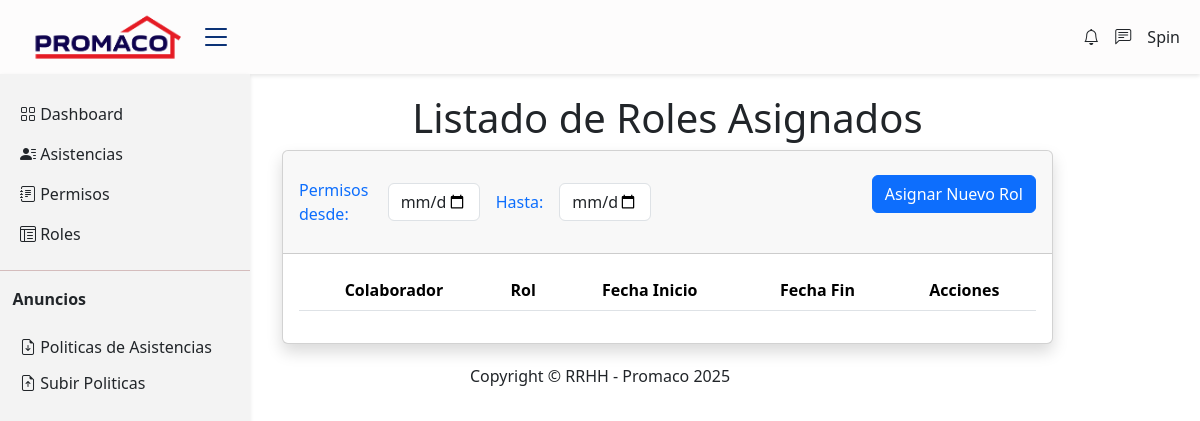
The app's page /roles/roles-asignados/ (signed in), older data.
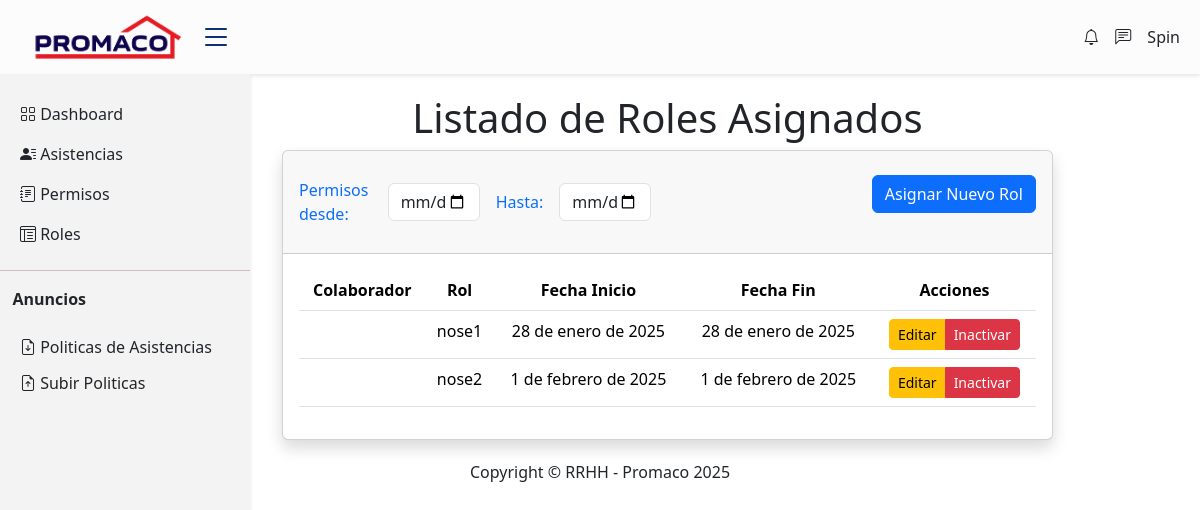
The same page, newer data.
### Apps/roles/models.py (models this page shows, shortened)
class RolAsignado(models.Model):
    colaborador = models.ForeignKey(
        Colaboradores, on_delete=models.CASCADE, related_name='roles_asignados')
    rol = models.ForeignKey(
        Rol, on_delete=models.CASCADE, related_name='colaboradores_asignados'
    )  # Relación con el rol
    fecha_inicio = models.DateField()  # Fecha de inicio del rol
    fecha_fin = models.DateField()  # Fecha de fin del rol
    estado = models.CharField(
        max_length=8,
        choices=[('ACTIVO', 'ACTIVO'), ('INACTIVO', 'INACTIVO')],
        default='ACTIVO'
    )  # Control de estado
    creado_por = models.CharField(
        max_length=100, default='SISTEMA')  # Quién creó el registro
    modificado_por = models.CharField(
        max_length=100, null=True, blank=True)  # Última modificación
    fecha_creacion = models.DateTimeField(
        auto_now_add=True)  # Fecha de creación
    fecha_modificacion = models.DateTimeField(
        auto_now=True)  # Última actualización
    class Meta:
        unique_together = ('colaborador', 'rol',
                           'fecha_inicio')  # Evita duplicados
        db_table = 'roles_asignados'

class Rol(models.Model):
    nombre = models.CharField(max_length=100, unique=True)  # Nombre del rol
    descripcion = models.TextField(
        null=True, blank=True)  # Descripción opcional
    hora_inicio_semana = models.TimeField()  # Horario de lunes a viernes (inicio)
    hora_fin_semana = models.TimeField()  # Horario de lunes a viernes (fin)
    hora_inicio_sabado = models.TimeField(
        null=True, blank=True)  # Horario del sábado (opcional)
    hora_fin_sabado = models.TimeField(
        null=True, blank=True)  # Horario del sábado (opcional)
    hora_inicio_domingo = models.TimeField(
        null=True, blank=True)  # Horario del domingo (opcional)
    hora_fin_domingo = models.TimeField(
        null=True, blank=True)  # Horario del domingo (opcional)
    estado = models.CharField(
        max_length=8,
        choices=[('ACTIVO', 'ACTIVO'), ('INACTIVO', 'INACTIVO')],
        default='ACTIVO'
    )  # Control de estado
    creado_por = models.CharField(
        max_length=100, default='SISTEMA')  # Quién creó el registro
    modificado_por = models.CharField(
        max_length=100, null=True, blank=True)  # Última modificación
    fecha_creacion = models.DateTimeField(auto_now_add=True)  # Creado en
    fecha_actualizacion = models.DateTimeField(
        auto_now=True)  # Última actualización
    class Meta:
        db_table = 'roles'

### Apps/roles/views.py (the view)
# urls.py: path('roles-asignados/', views.rolasignado_list, name='rolasignado_list'),
@login_required
def rolasignado_list(request):
    try:
        roles_sinAsignar = Rol.objects.filter(estado='ACTIVO')
        colaboradores = Colaboradores.objects.all()
        roles_asignados = RolAsignado.objects.filter(estado='ACTIVO')
    except Exception as e:
        logger.exception("Error al obtener datos para roles asignados")
        messages.error(
            request, "Error al obtener la lista de roles asignados.")
        return redirect('rol_list')
    return render(request, 'rolasignado_crud.html', {
        'roles_asignados': roles_asignados,
        'colaboradores': colaboradores,
        'roles': roles_sinAsignar,
    })

### Apps/roles/templates/rolasignado_crud.html (shortened to what this page needs)
{% extends 'base.html' %} {% load static %} {% block content %}
<link
  href="https://cdn.jsdelivr.net/npm/bootstrap@5.3.3/dist/css/bootstrap.min.css"
  rel="stylesheet"
/>
<div id="wrapper">
  <div id="content-wrapper" class="d-flex flex-column">
    <div id="content">
      <div class="container-fluid">
        <div class="align-items-center">
          <h1 class="text-gray-800 text-center font-weight-bold">
            Listado de Roles Asignados
          </h1>
        </div>
        <div class="card shadow mb-12">
          <div class="card-header py-3">
            <div class="d-flex align-items-center justify-content-between">
              <div class="col-md-6 d-flex align-items-center">
                <label for="" class="m-0 font-weight-bold text-primary">
                  Permisos desde:
                </label>
                <input type="date" class="m-3 form-control w-25" />
                <label for="" class="m-0 font-weight-bold text-primary">
                  Hasta:
                </label>
                <input type="date" class="m-3 form-control w-25" />
              </div>
              <div class="btn-group ms-auto" role="group">
                <div class="d-flex justify-content-end mb-3">
                  <button
                    class="btn btn-primary"
                    data-bs-toggle="modal"
                    data-bs-target="#createRolAsignadoModal"
                  >
                    Asignar Nuevo Rol
                  </button>
                </div>
              </div>
            </div>
          </div>
          <div class="card-body">
            <div class="table-responsive">
              <table
                class="table datatable text-center"
                id="dataTable"
                cellspacing="0"
              >
                <thead class="text-center">
                  <tr class="table-tr">
                    <th>Colaborador</th>
                    <th>Rol</th>
                    <th>Fecha Inicio</th>
                    <th>Fecha Fin</th>
                    <th>Acciones</th>
                  </tr>
                </thead>
                <tbody>
                  {% for ra in roles_asignados %}
                  <tr>
                    <td>{{ ra.colaborador.nombrecolaborador }}</td>
                    <td>{{ ra.rol.nombre }}</td>
                    <td>{{ ra.fecha_inicio }}</td>
                    <td>{{ ra.fecha_fin }}</td>
                    <td>
                      <div class="btn-group">
                        <button
                          class="btn btn-warning btn-sm"
                          data-bs-toggle="modal"
                          data-bs-target="#updateRolAsignadoModal{{ ra.id }}"
                        >
                          Editar
                        </button>
                        <button
                          class="btn btn-danger btn-sm"
                          data-bs-toggle="modal"
                          data-bs-target="#inactivateRolAsignadoModal{{ ra.id }}"
                        >
                          Inactivar
                        </button>
                      </div>
                    </td>
                  </tr>
                  {% endfor %}
                </tbody>
              </table>
            </div>
          </div>
        </div>
      </div>
      {% endblock %}

Row changes from the older to the newer data that the page shows:
added RolAsignado: rol.nombre "nose1", fecha_inicio "28 de enero de 2025", fecha_fin "28 de enero de 2025"
added RolAsignado: rol.nombre "nose2", fecha_inicio "1 de febrero de 2025", fecha_fin "1 de febrero de 2025"
